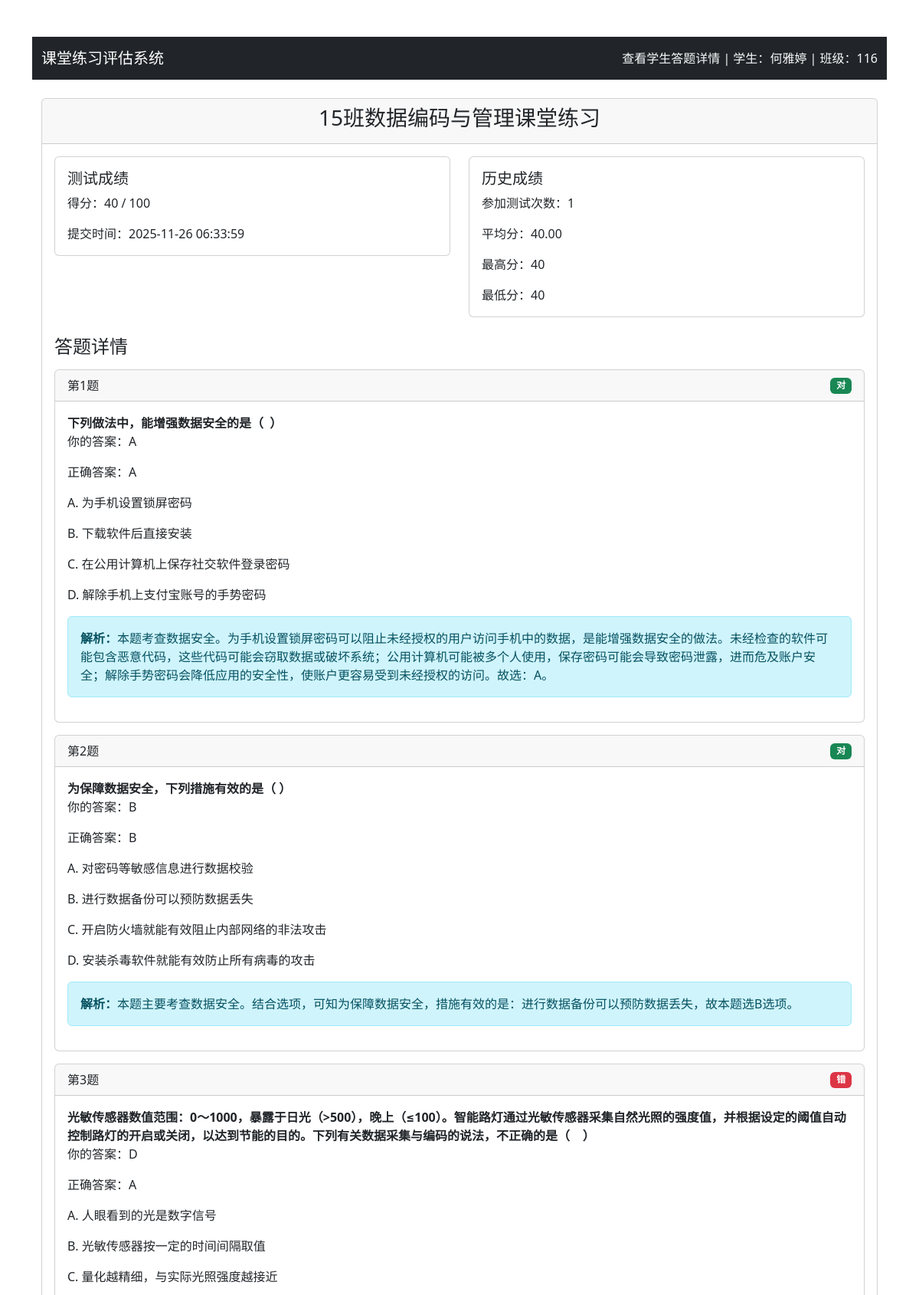
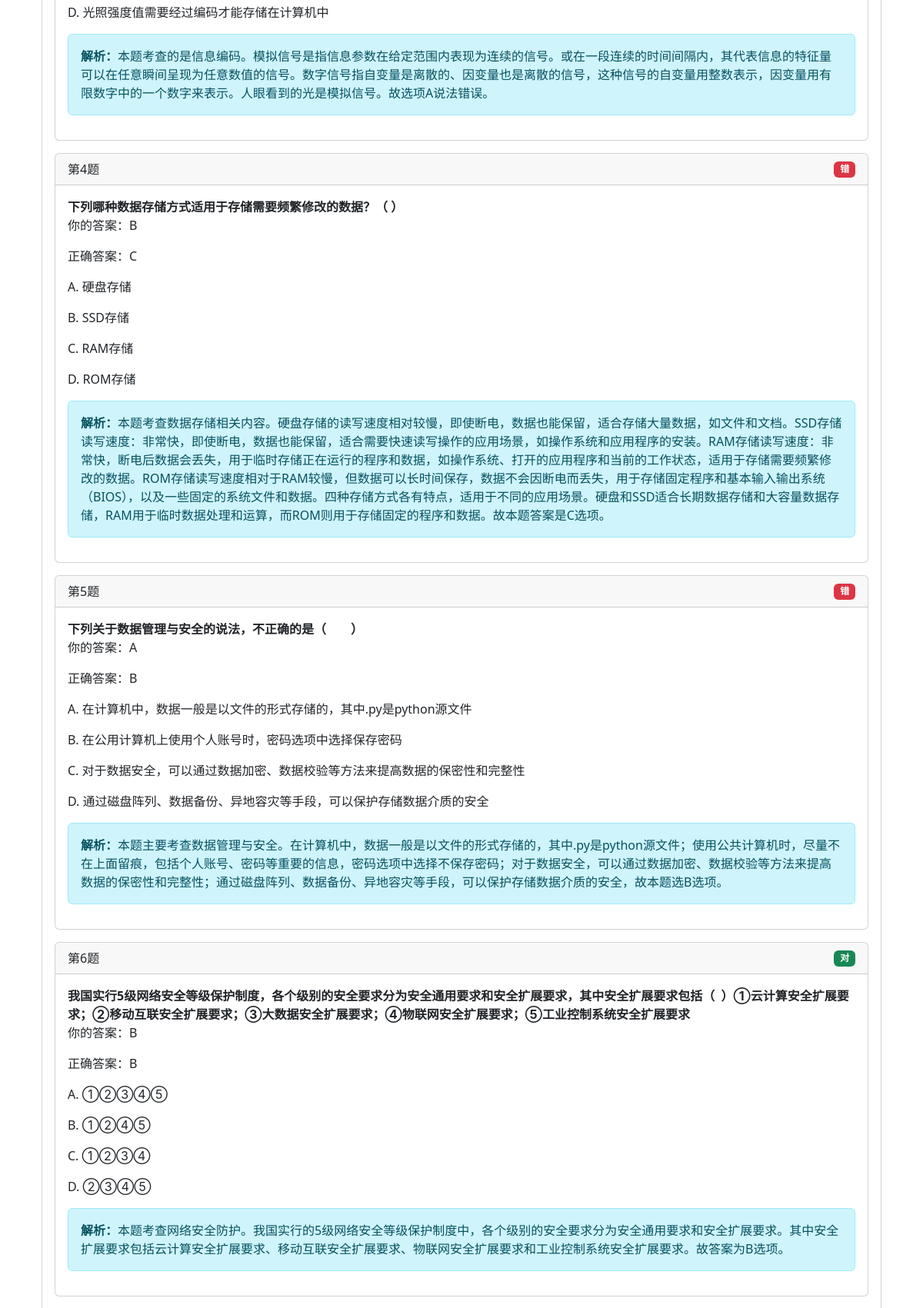
Screenshot of /test_result/497 (signed in, upper part) with the database file from the repository (2 pictures, top to bottom).
### app.py (models this page shows)
class TestResult(db.Model):
    id = db.Column(db.Integer, primary_key=True)
    student_id = db.Column(db.Integer, db.ForeignKey('user.id'))
    student_name = db.Column(db.String(100), nullable=False)
    class_number = db.Column(db.String(50), nullable=False)
    test_id = db.Column(db.Integer, db.ForeignKey('test.id'), nullable=False)
    score = db.Column(db.Integer, nullable=False)
    created_at = db.Column(db.DateTime, default=datetime.utcnow)
    answers = db.Column(db.Text)
    ip_address = db.Column(db.String(15), nullable=True) # Added ip_address column
    test = db.relationship('Test', backref=db.backref('results', lazy=True))

class Test(db.Model):
    id = db.Column(db.Integer, primary_key=True)
    title = db.Column(db.String(200), nullable=False)
    single_choice_count = db.Column(db.Integer, default=0)
    multiple_choice_count = db.Column(db.Integer, default=0)
    true_false_count = db.Column(db.Integer, default=0)
    fill_blank_count = db.Column(db.Integer, default=0)
    short_answer_count = db.Column(db.Integer, default=0)
    single_choice_score = db.Column(db.Integer, default=0)
    multiple_choice_score = db.Column(db.Integer, default=0)
    true_false_score = db.Column(db.Integer, default=0)
    fill_blank_score = db.Column(db.Integer, default=0)
    short_answer_score = db.Column(db.Integer, default=0)
    total_score = db.Column(db.Integer, nullable=False)
    created_at = db.Column(db.DateTime, default=datetime.utcnow)
    is_active = db.Column(db.Boolean, default=True)
    single_choice_bank_id = db.Column(db.Integer)
    multiple_choice_bank_id = db.Column(db.Integer)
    true_false_bank_id = db.Column(db.Integer)
    fill_blank_bank_id = db.Column(db.Integer)
    short_answer_bank_id = db.Column(db.Integer)
    allow_student_choice = db.Column(db.Boolean, default=False)

class StudentTestHistory(db.Model):
    id = db.Column(db.Integer, primary_key=True)
    student_id = db.Column(db.Integer, db.ForeignKey('user.id'))
    student_name = db.Column(db.String(100), nullable=False)
    class_number = db.Column(db.String(50), nullable=False)
    test_count = db.Column(db.Integer, default=0)  # 总测试次数
    total_score = db.Column(db.Integer, default=0)  # 总分
    average_score = db.Column(db.Float, default=0.0)  # 平均分
    highest_score = db.Column(db.Integer, default=0)  # 最高分
    lowest_score = db.Column(db.Integer, default=0)  # 最低分
    updated_at = db.Column(db.DateTime, default=datetime.utcnow, onupdate=datetime.utcnow)

class Question(db.Model):
    id = db.Column(db.Integer, primary_key=True)
    question_type = db.Column(db.String(20), nullable=False)
    content = db.Column(db.Text, nullable=False)
    image_path = db.Column(db.String(200))  # 题目配图
    option_a = db.Column(db.String(200))
    option_b = db.Column(db.String(200))
    option_c = db.Column(db.String(200))
    option_d = db.Column(db.String(200))
    option_e = db.Column(db.String(200))
    correct_answer = db.Column(db.String(200), nullable=False)
    score = db.Column(db.Integer, nullable=False)
    explanation = db.Column(db.Text)
    created_at = db.Column(db.DateTime, default=datetime.utcnow)
    bank_id = db.Column(db.Integer, db.ForeignKey('question_bank.id'), nullable=False)

### app.py (the view)
@app.route('/test_result/<int:result_id>')
def test_result(result_id):
    result = TestResult.query.get_or_404(result_id)
    if 'role' not in session:
        return redirect(url_for('student_start'))
    if session.get('role') == 'teacher':
        pass
    elif session.get('role') == 'student':
        if 'student_id' not in session or result.student_id != session['student_id']:
            flash('无权访问此测试结果')
            return redirect(url_for('student_dashboard'))
    else:
        flash('无权访问此测试结果')
        return redirect(url_for('student_start'))
    test = Test.query.get(result.test_id)
    if session.get('role') == 'teacher':
        student_id = result.student_id
        student = User.query.get(student_id)
        history = StudentTestHistory.query.filter_by(
            student_id=student_id
        ).first()
    else:
        student = User.query.get(session['student_id'])
        history = StudentTestHistory.query.filter_by(
            student_id=session['student_id']
        ).first()
    questions = []
    answers = json.loads(result.answers)
    for question_id, answer in answers.items():
        question = Question.query.get(int(question_id))
        if question:
            is_correct = False
            if question.question_type == 'single_choice':
                is_correct = answer == question.correct_answer
                score = test.single_choice_score if is_correct else 0
            elif question.question_type == 'multiple_choice':
                def normalize(ans):
                    return ''.join(sorted([c for c in ans.replace(',', '').replace(' ', '').upper() if c in 'ABCDE']))
                is_correct = normalize(answer) == normalize(question.correct_answer)
                score = test.multiple_choice_score if is_correct else 0
            elif question.question_type == 'true_false':
                is_correct = answer == question.correct_answer
                score = test.true_false_score if is_correct else 0
            elif question.question_type == 'fill_blank':
                def norm_fill(s):
                    parts = [p.strip().lower() for p in s.replace('、', ',').split(',') if p.strip()]
                    return ','.join(parts)
                is_correct = norm_fill(answer) == norm_fill(question.correct_answer)
                score = test.fill_blank_score if is_correct else 0
            elif question.question_type == 'short_answer':
                score = 0
            questions.append({
                'id': question.id,
                'content': question.content,
                'question_type': question.question_type,
                'option_a': question.option_a,
                'option_b': question.option_b,
                'option_c': question.option_c,
                'option_d': question.option_d,
                'student_answer': answer,
                'correct_answer': question.correct_answer,
                'is_correct': is_correct,
                'score': score,
                'explanation': question.explanation
            })
    return render_template('test_result.html',
                         test=test,
                         result=result,
                         student=student,
                         history=history,
                         questions=questions,
                         is_teacher=session.get('role') == 'teacher',
                         test_id=test.id if test else None)

### templates/test_result.html (shortened to what this page needs)
<!DOCTYPE html>
<html lang="zh-CN">
<head>
    <link href="https://cdn.jsdelivr.net/npm/bootstrap@5.3.0/dist/css/bootstrap.min.css" rel="stylesheet">
</head>
<body class="container mt-5">
    <nav class="navbar navbar-expand-lg navbar-dark bg-dark">
        <div class="container">
            <a class="navbar-brand" href="#">课堂练习评估系统</a>
            <div class="navbar-text text-light">
                {% if is_teacher %}
                查看学生答题详情 | 学生：{{ result.student_name }} | 班级：{{ result.class_number }}
                {% else %}
                学生：{{ student.name }} | 班级：{{ student.class_number }}
                {% endif %}
            </div>
        </div>
    </nav>
    <div class="container mt-4">
        <div class="card">
            <div class="card-header">
                <h3 class="text-center">{{ test.title }}</h3>
            </div>
            <div class="card-body">
                <div class="row mb-4">
                    <div class="col-md-6">
                        <div class="card">
                            <div class="card-body">
                                <h5 class="card-title">测试成绩</h5>
                                <p class="card-text">得分：{{ result.score }} / {{ test.total_score }}</p>
                                <p class="card-text">提交时间：{{ result.created_at.strftime('%Y-%m-%d %H:%M:%S') }}</p>
                            </div>
                        </div>
                    </div>
                    <div class="col-md-6">
                        <div class="card">
                            <div class="card-body">
                                <h5 class="card-title">历史成绩</h5>
                                {% if history %}
                                <p class="card-text">参加测试次数：{{ history.test_count }}</p>
                                <p class="card-text">平均分：{{ "%.2f"|format(history.average_score) }}</p>
                                <p class="card-text">最高分：{{ history.highest_score }}</p>
                                <p class="card-text">最低分：{{ history.lowest_score }}</p>
                                {% else %}
                                <p class="card-text text-muted">暂无历史记录</p>
                                {% endif %}
                            </div>
                        </div>
                    </div>
        </div>
                <h4 class="mb-3">答题详情</h4>
                {% for question in questions %}
                <div class="card mb-3">
            <div class="card-header">
                        <div class="d-flex justify-content-between align-items-center">
                            <span>第{{ loop.index }}题</span>
                            <span class="badge {% if question.is_correct %}bg-success{% else %}bg-danger{% endif %}">
                                {% if question.is_correct %}对{% else %}错{% endif %}
                            </span>
                        </div>
                    </div>
                    <div class="card-body">
                        <div class="fw-bold question-content">{{ question.content|replace('\n', '<br>')|safe }}</div>
                        {% if question.question_type == 'single_choice' %}
                        <div class="mb-3">
                            <p>你的答案：{{ question.student_answer }}</p>
                            <p>正确答案：{{ question.correct_answer }}</p>
                            <div class="options">
                                <p>A. {{ question.option_a }}</p>
                                <p>B. {{ question.option_b }}</p>
                                <p>C. {{ question.option_c }}</p>
                                <p>D. {{ question.option_d }}</p>
                            </div>
                        </div>
                        {% elif question.question_type == 'true_false' %}
                        <div class="mb-3">
                            <p>你的答案：{{ question.student_answer }}</p>
                            <p>正确答案：{{ question.correct_answer }}</p>
                        </div>
                        {% elif question.question_type == 'fill_blank' %}
                        <div class="mb-3">
                            <p>你的答案：{{ question.student_answer }}</p>
                            <p>正确答案：{{ question.correct_answer[:-1] if question.correct_answer.endswith('、') else question.correct_answer }}</p>
                        </div>
                        {% elif question.question_type == 'short_answer' %}
                        <div class="mb-3">
                            <p>你的答案：{{ question.student_answer }}</p>
                            <p>参考答案：{{ question.correct_answer }}</p>
                        </div>
                        {% endif %}
                    {% if question.explanation %}
                        <div class="alert alert-info">
                            <strong>解析：</strong>{{ question.explanation }}
                        </div>
                        {% endif %}
                    </div>
                </div>
                {% endfor %}
            </div>
        </div>
    </div>
</body>
</html>

### templates/test_result.html (style rules this page uses)
.question-content { white-space: pre-wrap; word-wrap: break-word; overflow-wrap: break-word; max-width: 100%; }
.card-body { overflow-x: auto; }

### rows the page displays
TestResult: student_name "何雅婷", class_number "116", score "40", created_at "2025-11-26 06:33:59"
Test: title "15班数据编码与管理课堂练习", total_score "100"
StudentTestHistory: test_count "1", average_score "40.00", highest_score "40", lowest_score "40"
Question: shows "对", content "下列做法中，能增强数据安全的是（ ）", student_answer "A", correct_answer "A", option_a "为手机设置锁屏密码", option_b "下载软件后直接安装", option_c "在公用计算机上保存社交软件登录密码", option_d "解除手机上支付宝账号的手势密码", explanation "本题考查数据安全。为手机设置锁屏密码可以阻止未经授权的用户访问手机中的数据，是能增强数据安全的做法。未经检查的软件可能包含恶意代码，这些代码可能会窃取数据或破坏系统；公用计算机可能被多个人使用，保存密码可能会导致密码泄露，进而危及账户安全；解除手势密码会降低应用的安全性，使账户更容易受到未经授权的访问。故选：A。"
Question: shows "对", content "为保障数据安全，下列措施有效的是（ ）", student_answer "B", correct_answer "B", option_a "对密码等敏感信息进行数据校验", option_b "进行数据备份可以预防数据丢失", option_c "开启防火墙就能有效阻止内部网络的非法攻击", option_d "安装杀毒软件就能有效防止所有病毒的攻击", explanation "本题主要考查数据安全。结合选项，可知为保障数据安全，措施有效的是：进行数据备份可以预防数据丢失，故本题选B选项。"
Question: shows "错", content "光敏传感器数值范围：0～1000，暴露于日光（>500），晚上（≤100）。智能路灯通过光敏传感器采集自然光照的强度值，并根据设定的阈值自动控制路灯的开启或关闭，以达到节能的目的。下列有关数据采集与编码的说法，不正确的是（ ）", student_answer "D", correct_answer "A", option_a "人眼看到的光是数字信号", option_b "光敏传感器按一定的时间间隔取值", option_c "量化越精细，与实际光照强度越接近", option_d "光照强度值需要经过编码才能存储在计算机中", explanation "本题考查的是信息编码。模拟信号是指信息参数在给定范围内表现为连续的信号。或在一段连续的时间间隔内，其代表信息的特征量可以在任意瞬间呈现为任意数值的信号。数字信号指自变量是离散的、因变量也是离散的信号，这种信号的自变量用整数表示，因变量用有限数字中的一个数字来表示。人眼看到的光是模拟信号。故选项A说法错误。"
Question: shows "错", content "下列哪种数据存储方式适用于存储需要频繁修改的数据？（ ）", student_answer "B", correct_answer "C", option_a "硬盘存储", option_b "SSD存储", option_c "RAM存储", option_d "ROM存储", explanation "本题考查数据存储相关内容。硬盘存储的读写速度相对较慢，即使断电，数据也能保留，适合存储大量数据，如文件和文档。SSD存储读写速度：非常快，即使断电，数据也能保留，适合需要快速读写操作的应用场景，如操作系统和应用程序的安装。RAM存储读写速度：非常快，断电后数据会丢失，用于临时存储正在运行的程序和数据，如操作系统、打开的应用程序和当前的工作状态，适用于存储需要频繁修改的数据。ROM存储读写速度相对于RAM较慢，但数据可以长时间保存，数据不会因断电而丢失，用于存储固定程序和基本输入输出系统（BIOS），以及一些固定的系统文件和数据。四种存储方式各有特点，适用于不同的应用场景。硬盘和SSD适合长期数据存储和大容量数据存储，RAM用于临时数据处理和运算，而ROM则用于存储固定的程序和数据。故本题答案是C选项。"
Question: shows "错", content "下列关于数据管理与安全的说法，不正确的是（ ）", student_answer "A", correct_answer "B", option_a "在计算机中，数据一般是以文件的形式存储的，其中.py是python源文件", option_b "在公用计算机上使用个人账号时，密码选项中选择保存密码", option_c "对于数据安全，可以通过数据加密、数据校验等方法来提高数据的保密性和完整性", option_d "通过磁盘阵列、数据备份、异地容灾等手段，可以保护存储数据介质的安全", explanation "本题主要考查数据管理与安全。在计算机中，数据一般是以文件的形式存储的，其中.py是python源文件；使用公共计算机时，尽量不在上面留痕，包括个人账号、密码等重要的信息，密码选项中选择不保存密码；对于数据安全，可以通过数据加密、数据校验等方法来提高数据的保密性和完整性；通过磁盘阵列、数据备份、异地容灾等手段，可以保护存储数据介质的安全，故本题选B选项。"
Question: shows "对", content "我国实行5级网络安全等级保护制度，各个级别的安全要求分为安全通用要求和安全扩展要求，其中安全扩展要求包括（ ）①云计算安全扩展要求；②移动互联安全扩展要求；③大数据安全扩展要求；④物联网安全扩展要求；⑤工业控制系统安全扩展要求", student_answer "B", correct_answer "B", option_a "①②③④⑤", option_b "①②④⑤", option_c "①②③④", option_d "②③④⑤", explanation "本题考查网络安全防护。我国实行的5级网络安全等级保护制度中，各个级别的安全要求分为安全通用要求和安全扩展要求。其中安全扩展要求包括云计算安全扩展要求、移动互联安全扩展要求、物联网安全扩展要求和工业控制系统安全扩展要求。故答案为B选项。"
